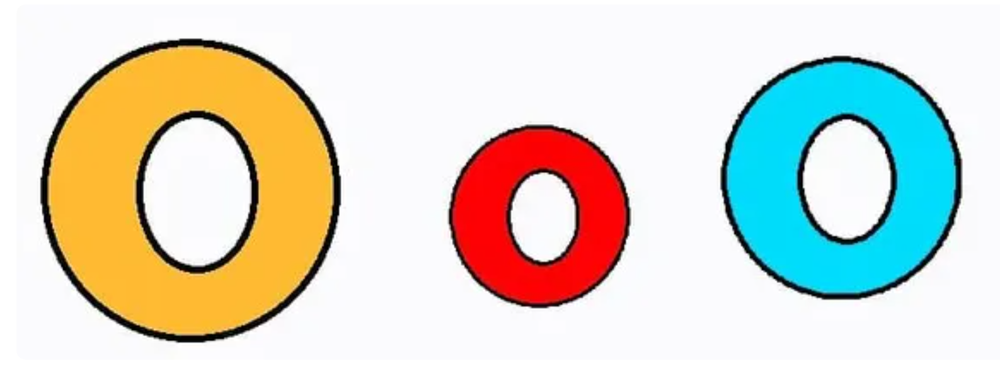
#> input picture 20241028_122740.png, 1000 x 371 px, shrunk from 1587 x 589 before the run
$ jupyter execute --allow-errors Chapter149.ipynb
#> lines starting #> are read from the running program, lines starting #| are printed output that depends on the picture; after the words box and inside, x2 and y2 are one past the last pixel; in counts of white or black regions, pixels touching at a corner belong together
[cell 1]
import cv2
from PIL import Image
import numpy as np
import matplotlib.pyplot as pl
from matplotlib import pyplot as plt

[cell 2]
img = cv2.imread('./20241028_122920.png',0)
edges100 = cv2.Canny(img,100,100)
edges200 = cv2.Canny(img,200,200)
edges = cv2.Canny(img,100,200)

[cell 3]
contours, hierachy = cv2.findContours(edges,cv2.RETR_TREE,cv2.CHAIN_APPROX_SIMPLE)
#> contours = []
#> (the rest of this cell did not finish here and is left out)

[cell 4]
plt.figure(figsize=(24,8))
#> (the rest of this cell did not finish here and is left out)

[cell 5]
img = cv2.imread('./20241028_122920.png')
edges100 = cv2.Canny(img,100,100)
edges200 = cv2.Canny(img,200,200)
edges = cv2.Canny(img,100,200)

[cell 6]
contours, hierachy = cv2.findContours(edges,cv2.RETR_TREE,cv2.CHAIN_APPROX_SIMPLE)
#> (the rest of this cell did not finish here and is left out)

[cell 7]
plt.figure(figsize=(24,8))
#> (the rest of this cell did not finish here and is left out)

[cell 8]
img = cv2.imread('./20241028_122740.png')
#> img is the input picture: shape (371, 1000, 3); mean B, G, R 202.1, 215.4, 217.9
edges100 = cv2.Canny(img,100,100)
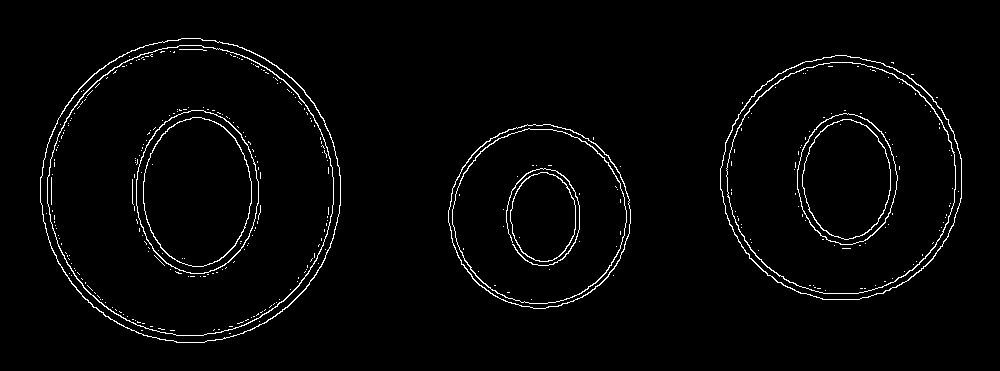
#> edges100: shape (371, 1000); 2.3% white in thin lines or dots, all inside (x1, y1, x2, y2) = (40, 38, 962, 343)
edges200 = cv2.Canny(img,200,200)
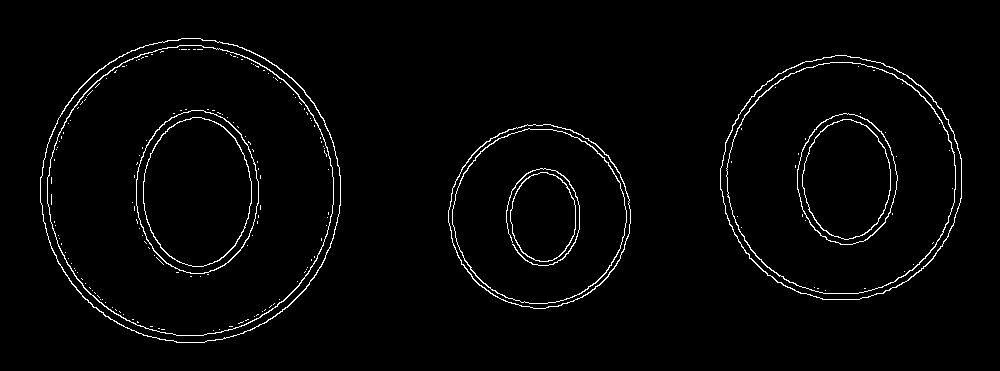
#> edges200: shape (371, 1000); 2.2% white in thin lines or dots, all inside (x1, y1, x2, y2) = (40, 38, 962, 343)
edges = cv2.Canny(img,100,200)

[cell 9]
contours, hierachy = cv2.findContours(edges,cv2.RETR_TREE,cv2.CHAIN_APPROX_SIMPLE)
#> contours = 188 contours, 165 with area under 20; largest, box (x1, y1, x2, y2) and area: (40, 38, 341, 343) 71500, (40, 38, 341, 343) 71212, (47, 45, 334, 336) 64952, (47, 45, 334, 336) 64680, (720, 55, 962, 300) 46048
img0 = img.copy()
img1 = cv2.drawContours(img, contours, -1, (255,0,0),5)
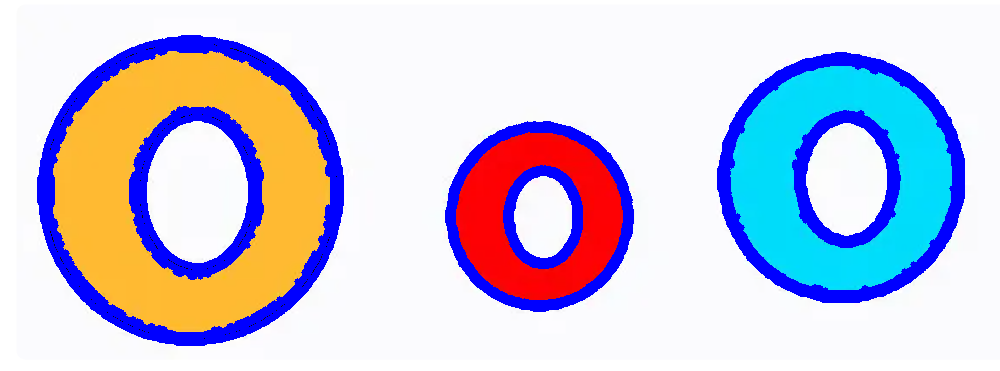
#> img1: shape (371, 1000, 3); mean B, G, R 220.2, 201.1, 202.8

[cell 10]
plt.figure(figsize=(24,8))
plt.subplot(1,2,1),plt.imshow(img0)
plt.title('original'), plt.xticks([]), plt.yticks([])
plt.subplot(1,2,2),plt.imshow(img1)
plt.title('Coutour'), plt.xticks([]), plt.yticks([])
plt.show()
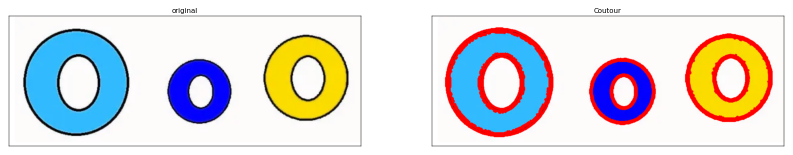
#> figure drawn by matplotlib, 2 panels; B, G, R data is drawn as R, G, B
